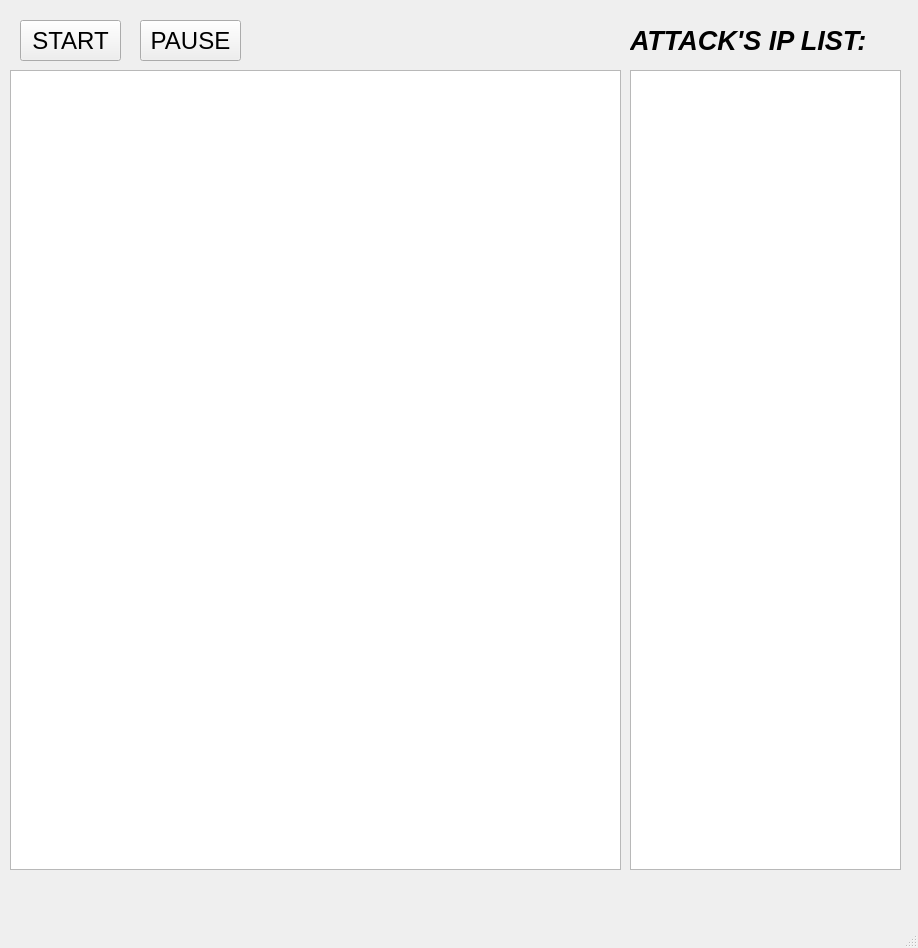
<?xml version="1.0" encoding="UTF-8"?>
<ui version="4.0">
 <class>MainWindow</class>
 <widget class="QMainWindow" name="MainWindow">
  <property name="geometry">
   <rect>
    <x>0</x>
    <y>0</y>
    <width>918</width>
    <height>948</height>
   </rect>
  </property>
  <property name="font">
   <font>
    <pointsize>18</pointsize>
   </font>
  </property>
  <property name="windowTitle">
   <string>MainWindow</string>
  </property>
  <widget class="QWidget" name="centralwidget">
   <widget class="QPushButton" name="start">
    <property name="geometry">
     <rect>
      <x>20</x>
      <y>20</y>
      <width>101</width>
      <height>41</height>
     </rect>
    </property>
    <property name="font">
     <font>
      <italic>false</italic>
     </font>
    </property>
    <property name="cursor">
     <cursorShape>PointingHandCursor</cursorShape>
    </property>
    <property name="text">
     <string>START</string>
    </property>
   </widget>
   <widget class="QPushButton" name="stop">
    <property name="geometry">
     <rect>
      <x>140</x>
      <y>20</y>
      <width>101</width>
      <height>41</height>
     </rect>
    </property>
    <property name="cursor">
     <cursorShape>PointingHandCursor</cursorShape>
    </property>
    <property name="text">
     <string>PAUSE</string>
    </property>
   </widget>
   <widget class="QTextEdit" name="info">
    <property name="enabled">
     <bool>true</bool>
    </property>
    <property name="geometry">
     <rect>
      <x>10</x>
      <y>70</y>
      <width>611</width>
      <height>800</height>
     </rect>
    </property>
    <property name="readOnly">
     <bool>true</bool>
    </property>
   </widget>
   <widget class="QTextEdit" name="attack">
    <property name="enabled">
     <bool>true</bool>
    </property>
    <property name="geometry">
     <rect>
      <x>630</x>
      <y>70</y>
      <width>271</width>
      <height>800</height>
     </rect>
    </property>
    <property name="readOnly">
     <bool>true</bool>
    </property>
   </widget>
   <widget class="QLabel" name="datetime">
    <property name="geometry">
     <rect>
      <x>290</x>
      <y>10</y>
      <width>291</width>
      <height>51</height>
     </rect>
    </property>
    <property name="font">
     <font>
      <family>Ubuntu</family>
      <italic>true</italic>
     </font>
    </property>
    <property name="text">
     <string/>
    </property>
   </widget>
   <widget class="QLabel" name="label">
    <property name="geometry">
     <rect>
      <x>630</x>
      <y>20</y>
      <width>271</width>
      <height>41</height>
     </rect>
    </property>
    <property name="font">
     <font>
      <family>Ubuntu</family>
      <pointsize>20</pointsize>
      <weight>75</weight>
      <italic>true</italic>
      <bold>true</bold>
     </font>
    </property>
    <property name="toolTipDuration">
     <number>-2</number>
    </property>
    <property name="text">
     <string>ATTACK'S IP LIST:</string>
    </property>
   </widget>
  </widget>
  <widget class="QMenuBar" name="menubar">
   <property name="geometry">
    <rect>
     <x>0</x>
     <y>0</y>
     <width>918</width>
     <height>34</height>
    </rect>
   </property>
  </widget>
  <widget class="QStatusBar" name="statusbar"/>
 </widget>
 <resources/>
 <connections/>
</ui>
